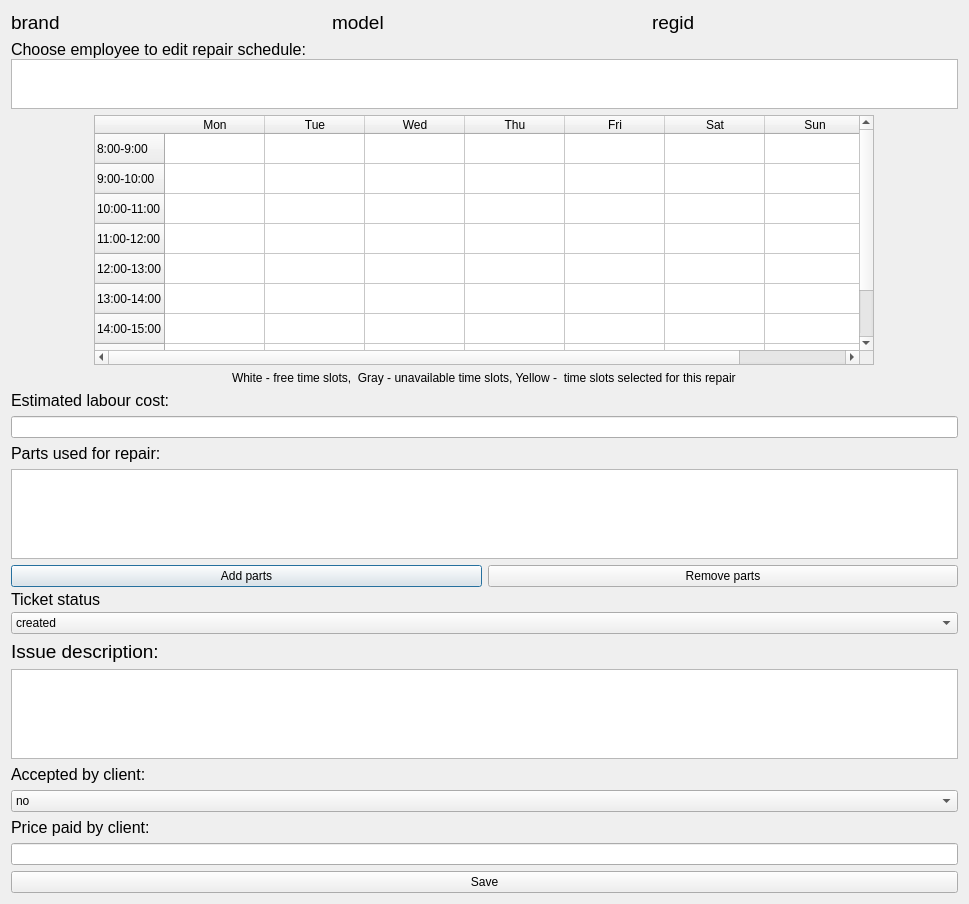
<?xml version="1.0" encoding="UTF-8"?>
<ui version="4.0">
 <class>TicketEditDialog</class>
 <widget class="QDialog" name="TicketEditDialog">
  <property name="geometry">
   <rect>
    <x>0</x>
    <y>0</y>
    <width>969</width>
    <height>904</height>
   </rect>
  </property>
  <property name="windowTitle">
   <string>Dialog</string>
  </property>
  <layout class="QVBoxLayout" name="verticalLayout_8">
   <item>
    <layout class="QHBoxLayout" name="horizontalLayout_2">
     <property name="spacing">
      <number>15</number>
     </property>
     <item>
      <widget class="QLabel" name="brandLabel">
       <property name="font">
        <font>
         <pointsize>14</pointsize>
        </font>
       </property>
       <property name="text">
        <string>brand</string>
       </property>
      </widget>
     </item>
     <item>
      <widget class="QLabel" name="modelLabel">
       <property name="font">
        <font>
         <pointsize>14</pointsize>
        </font>
       </property>
       <property name="text">
        <string>model</string>
       </property>
      </widget>
     </item>
     <item>
      <widget class="QLabel" name="regIDLabel">
       <property name="font">
        <font>
         <pointsize>14</pointsize>
        </font>
       </property>
       <property name="text">
        <string>regid</string>
       </property>
      </widget>
     </item>
    </layout>
   </item>
   <item>
    <layout class="QGridLayout" name="gridLayout">
     <item row="2" column="0" alignment="Qt::AlignHCenter">
      <widget class="QLabel" name="legendLabel">
       <property name="text">
        <string>White - free time slots,  Gray - unavailable time slots, Yellow -  time slots selected for this repair</string>
       </property>
      </widget>
     </item>
     <item row="1" column="0" alignment="Qt::AlignHCenter">
      <widget class="QTableWidget" name="calendar">
       <property name="minimumSize">
        <size>
         <width>780</width>
         <height>250</height>
        </size>
       </property>
       <property name="maximumSize">
        <size>
         <width>780</width>
         <height>300</height>
        </size>
       </property>
       <row>
        <property name="text">
         <string>8:00-9:00</string>
        </property>
       </row>
       <row>
        <property name="text">
         <string>9:00-10:00</string>
        </property>
       </row>
       <row>
        <property name="text">
         <string>10:00-11:00</string>
        </property>
       </row>
       <row>
        <property name="text">
         <string>11:00-12:00</string>
        </property>
       </row>
       <row>
        <property name="text">
         <string>12:00-13:00</string>
        </property>
       </row>
       <row>
        <property name="text">
         <string>13:00-14:00</string>
        </property>
       </row>
       <row>
        <property name="text">
         <string>14:00-15:00</string>
        </property>
       </row>
       <row>
        <property name="text">
         <string>15:00-16:00</string>
        </property>
       </row>
       <row>
        <property name="text">
         <string>16:00-17:00</string>
        </property>
       </row>
       <column>
        <property name="text">
         <string>Mon</string>
        </property>
       </column>
       <column>
        <property name="text">
         <string>Tue</string>
        </property>
       </column>
       <column>
        <property name="text">
         <string>Wed</string>
        </property>
       </column>
       <column>
        <property name="text">
         <string>Thu</string>
        </property>
       </column>
       <column>
        <property name="text">
         <string>Fri</string>
        </property>
       </column>
       <column>
        <property name="text">
         <string>Sat</string>
        </property>
       </column>
       <column>
        <property name="text">
         <string>Sun</string>
        </property>
       </column>
       <item row="0" column="0">
        <property name="flags">
         <set>ItemIsSelectable|ItemIsDragEnabled|ItemIsDropEnabled|ItemIsUserCheckable|ItemIsEnabled</set>
        </property>
       </item>
       <item row="1" column="0">
        <property name="flags">
         <set>ItemIsSelectable|ItemIsDragEnabled|ItemIsDropEnabled|ItemIsUserCheckable|ItemIsEnabled</set>
        </property>
       </item>
       <item row="2" column="0">
        <property name="flags">
         <set>ItemIsSelectable|ItemIsDragEnabled|ItemIsDropEnabled|ItemIsUserCheckable|ItemIsEnabled</set>
        </property>
       </item>
       <item row="3" column="0"/>
       <item row="4" column="0"/>
       <item row="5" column="0"/>
       <item row="6" column="0"/>
       <item row="7" column="0"/>
       <item row="8" column="0"/>
      </widget>
     </item>
     <item row="0" column="0">
      <layout class="QVBoxLayout" name="verticalLayout">
       <property name="spacing">
        <number>0</number>
       </property>
       <item>
        <widget class="QLabel" name="chooseEmpLabel">
         <property name="maximumSize">
          <size>
           <width>16777215</width>
           <height>25</height>
          </size>
         </property>
         <property name="font">
          <font>
           <pointsize>12</pointsize>
          </font>
         </property>
         <property name="text">
          <string>Choose employee to edit repair schedule:</string>
         </property>
         <property name="textFormat">
          <enum>Qt::AutoText</enum>
         </property>
         <property name="scaledContents">
          <bool>false</bool>
         </property>
         <property name="alignment">
          <set>Qt::AlignLeading|Qt::AlignLeft|Qt::AlignTop</set>
         </property>
         <property name="wordWrap">
          <bool>true</bool>
         </property>
        </widget>
       </item>
       <item>
        <widget class="QListWidget" name="employees">
         <property name="maximumSize">
          <size>
           <width>16777215</width>
           <height>50</height>
          </size>
         </property>
        </widget>
       </item>
      </layout>
     </item>
    </layout>
   </item>
   <item>
    <layout class="QVBoxLayout" name="verticalLayout_5">
     <item>
      <widget class="QLabel" name="costLabel">
       <property name="maximumSize">
        <size>
         <width>16777215</width>
         <height>26</height>
        </size>
       </property>
       <property name="font">
        <font>
         <pointsize>12</pointsize>
        </font>
       </property>
       <property name="text">
        <string>Estimated labour cost:</string>
       </property>
      </widget>
     </item>
     <item>
      <widget class="QLineEdit" name="costEdit"/>
     </item>
    </layout>
   </item>
   <item>
    <layout class="QGridLayout" name="gridLayout_2">
     <item row="0" column="0">
      <widget class="QLabel" name="partsLabel">
       <property name="font">
        <font>
         <pointsize>12</pointsize>
        </font>
       </property>
       <property name="text">
        <string>Parts used for repair:</string>
       </property>
      </widget>
     </item>
     <item row="1" column="0">
      <widget class="QListWidget" name="partsList"/>
     </item>
     <item row="2" column="0">
      <layout class="QHBoxLayout" name="horizontalLayout">
       <item>
        <widget class="QPushButton" name="addPartsButton">
         <property name="text">
          <string>Add parts</string>
         </property>
        </widget>
       </item>
       <item>
        <widget class="QPushButton" name="removePartsButton">
         <property name="text">
          <string>Remove parts</string>
         </property>
        </widget>
       </item>
      </layout>
     </item>
    </layout>
   </item>
   <item>
    <layout class="QVBoxLayout" name="verticalLayout_4">
     <item>
      <widget class="QLabel" name="statusLabel">
       <property name="maximumSize">
        <size>
         <width>16777215</width>
         <height>13</height>
        </size>
       </property>
       <property name="font">
        <font>
         <pointsize>12</pointsize>
        </font>
       </property>
       <property name="text">
        <string>Ticket status</string>
       </property>
      </widget>
     </item>
     <item>
      <widget class="QComboBox" name="statusBox">
       <item>
        <property name="text">
         <string>created</string>
        </property>
       </item>
       <item>
        <property name="text">
         <string>in progress</string>
        </property>
       </item>
       <item>
        <property name="text">
         <string>done</string>
        </property>
       </item>
       <item>
        <property name="text">
         <string>closed</string>
        </property>
       </item>
      </widget>
     </item>
    </layout>
   </item>
   <item>
    <layout class="QVBoxLayout" name="verticalLayout_2">
     <item>
      <widget class="QLabel" name="descriptionLabel">
       <property name="font">
        <font>
         <pointsize>14</pointsize>
        </font>
       </property>
       <property name="text">
        <string>Issue description:</string>
       </property>
       <property name="alignment">
        <set>Qt::AlignLeading|Qt::AlignLeft|Qt::AlignTop</set>
       </property>
      </widget>
     </item>
     <item>
      <widget class="QTextEdit" name="descriptionEdit"/>
     </item>
    </layout>
   </item>
   <item>
    <layout class="QVBoxLayout" name="verticalLayout_6">
     <item>
      <widget class="QLabel" name="estAcceptedLabel">
       <property name="maximumSize">
        <size>
         <width>16777215</width>
         <height>20</height>
        </size>
       </property>
       <property name="font">
        <font>
         <pointsize>12</pointsize>
        </font>
       </property>
       <property name="text">
        <string>Accepted by client:</string>
       </property>
      </widget>
     </item>
     <item>
      <widget class="QComboBox" name="acceptedBox">
       <item>
        <property name="text">
         <string>no</string>
        </property>
       </item>
       <item>
        <property name="text">
         <string>yes</string>
        </property>
       </item>
      </widget>
     </item>
    </layout>
   </item>
   <item>
    <layout class="QVBoxLayout" name="verticalLayout_7">
     <item>
      <widget class="QLabel" name="clientPaidLabel">
       <property name="maximumSize">
        <size>
         <width>16777215</width>
         <height>20</height>
        </size>
       </property>
       <property name="font">
        <font>
         <pointsize>12</pointsize>
        </font>
       </property>
       <property name="text">
        <string>Price paid by client:</string>
       </property>
      </widget>
     </item>
     <item>
      <widget class="QLineEdit" name="clientPaidEdit">
       <property name="text">
        <string/>
       </property>
      </widget>
     </item>
    </layout>
   </item>
   <item>
    <widget class="QPushButton" name="saveButton">
     <property name="text">
      <string>Save</string>
     </property>
    </widget>
   </item>
  </layout>
 </widget>
 <resources/>
 <connections/>
</ui>
